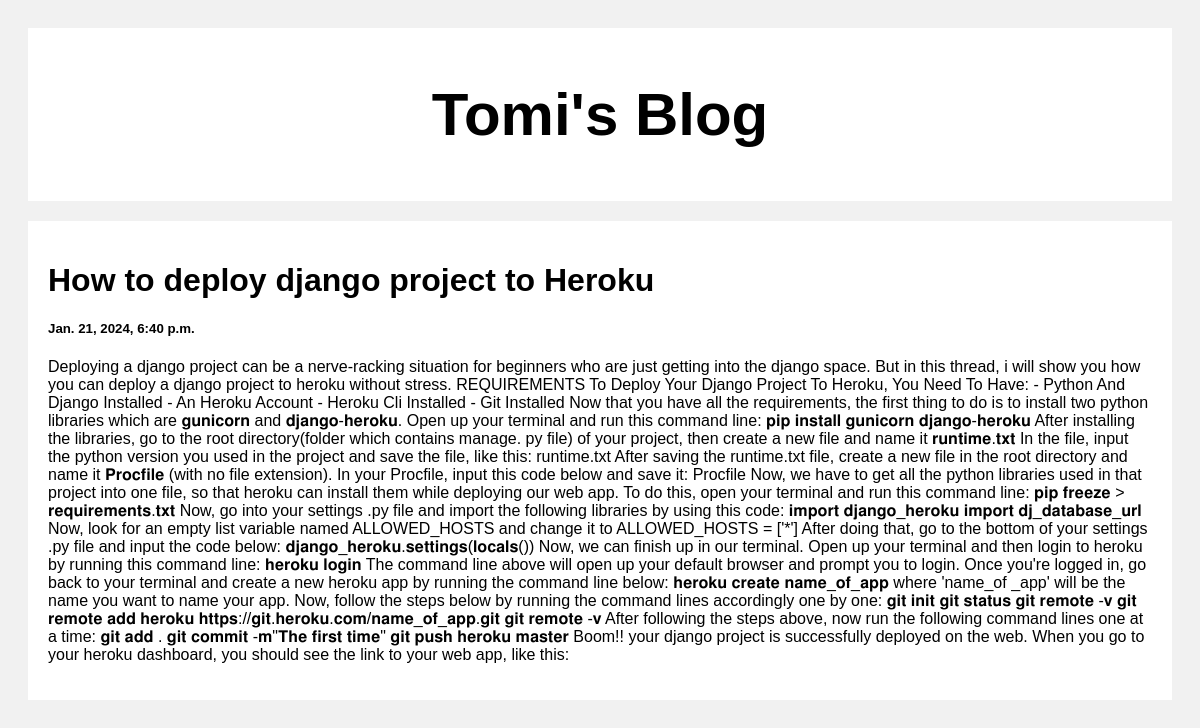
Page /posts1 on the committed database.
### posts/models.py (models this page shows)
class Post(models.Model):
    title =  models.CharField(max_length = 100)
    body =  models.CharField(max_length = 10000)
    created_at =models.DateTimeField(default =datetime.now, blank = True )

### posts/views.py (the view)
# urls.py: path('posts<str:pk>', views.post, name = 'post')
def post(request, pk):
    posts = Post.objects.get(id=pk)
    return render(request, 'post.html', {'posts' : posts})

### templates/post.html (shortened to what this page needs)
<!DOCTYPE html>
<html>
<head>
</head>
<body>
<div class="header">
  <h2>Tomi's Blog</h2>
</div>
<div class="row">
  <div class="leftcolumn">
    <div class="card">
        <h1>{{posts.title}}</h1>
        <h5>{{posts.created_at}}</h5>
        <p>{{posts.body  }}</p>
    </div>
  </div>
</div>
</body>
</html>

### templates/post.html (style rules this page uses)
* { box-sizing: border-box; }
body { font-family: Arial; padding: 20px; background: #f1f1f1; }
.header { padding: 2px; font-size: 40px; text-align: center; background: white; }
.leftcolumn { float: left; width: 100%; }
.card { background-color: white; padding: 20px; margin-top: 20px; }
.row:after { content: ""; display: table; clear: both; }

### rows in the picture
Post: title "How to deploy django project to Heroku", created_at "Jan. 21, 2024, 6:40 p.m.", body "Deploying a django project can be a nerve-racking situation for beginners who are just getting into the django space. But in this thread, i will show you how you can deploy a django project to heroku without stress. REQUIREMENTS To Deploy Your Django Project To Heroku, You Need To Have: - Python And Django Installed - An Heroku Account - Heroku Cli Installed - Git Installed Now that you have all the requirements, the first thing to do is to install two python libraries which are 𝐠𝐮𝐧𝐢𝐜𝐨𝐫𝐧 and 𝐝𝐣𝐚𝐧𝐠𝐨-𝐡𝐞𝐫𝐨𝐤𝐮. Open up your terminal and run this command line: 𝐩𝐢𝐩 𝐢𝐧𝐬𝐭𝐚𝐥𝐥 𝐠𝐮𝐧𝐢𝐜𝐨𝐫𝐧 𝐝𝐣𝐚𝐧𝐠𝐨-𝐡𝐞𝐫𝐨𝐤𝐮 After installing the libraries, go to the root directory(folder which contains manage. py file) of your…"
